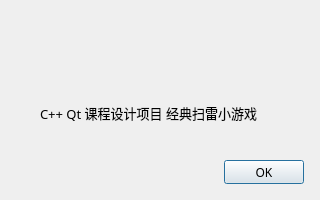
<?xml version="1.0" encoding="UTF-8"?>
<ui version="4.0">
 <class>AboutDialog</class>
 <widget class="QDialog" name="AboutDialog">
  <property name="windowModality">
   <enum>Qt::WindowModality::NonModal</enum>
  </property>
  <property name="geometry">
   <rect>
    <x>0</x>
    <y>0</y>
    <width>320</width>
    <height>200</height>
   </rect>
  </property>
  <property name="minimumSize">
   <size>
    <width>320</width>
    <height>200</height>
   </size>
  </property>
  <property name="maximumSize">
   <size>
    <width>320</width>
    <height>200</height>
   </size>
  </property>
  <property name="windowTitle">
   <string>关于 Mine Sweeper</string>
  </property>
  <property name="autoFillBackground">
   <bool>false</bool>
  </property>
  <property name="sizeGripEnabled">
   <bool>false</bool>
  </property>
  <widget class="QPushButton" name="pCloseButton">
   <property name="geometry">
    <rect>
     <x>224</x>
     <y>160</y>
     <width>80</width>
     <height>24</height>
    </rect>
   </property>
   <property name="font">
    <font>
     <family>微软雅黑</family>
    </font>
   </property>
   <property name="text">
    <string>OK</string>
   </property>
  </widget>
  <widget class="QLabel" name="pIntroductionLabel">
   <property name="geometry">
    <rect>
     <x>40</x>
     <y>105</y>
     <width>240</width>
     <height>16</height>
    </rect>
   </property>
   <property name="font">
    <font>
     <family>微软雅黑</family>
     <pointsize>10</pointsize>
    </font>
   </property>
   <property name="text">
    <string>C++ Qt 课程设计项目 经典扫雷小游戏</string>
   </property>
   <property name="alignment">
    <set>Qt::AlignmentFlag::AlignLeading|Qt::AlignmentFlag::AlignLeft|Qt::AlignmentFlag::AlignVCenter</set>
   </property>
  </widget>
  <widget class="QLabel" name="pTitleLabel">
   <property name="geometry">
    <rect>
     <x>0</x>
     <y>35</y>
     <width>320</width>
     <height>48</height>
    </rect>
   </property>
   <property name="styleSheet">
    <string notr="true">image: url(:/images/title.png);</string>
   </property>
   <property name="text">
    <string/>
   </property>
  </widget>
 </widget>
 <resources/>
 <connections>
  <connection>
   <sender>pCloseButton</sender>
   <signal>clicked()</signal>
   <receiver>AboutDialog</receiver>
   <slot>close()</slot>
   <hints>
    <hint type="sourcelabel">
     <x>329</x>
     <y>264</y>
    </hint>
    <hint type="destinationlabel">
     <x>199</x>
     <y>149</y>
    </hint>
   </hints>
  </connection>
 </connections>
</ui>
